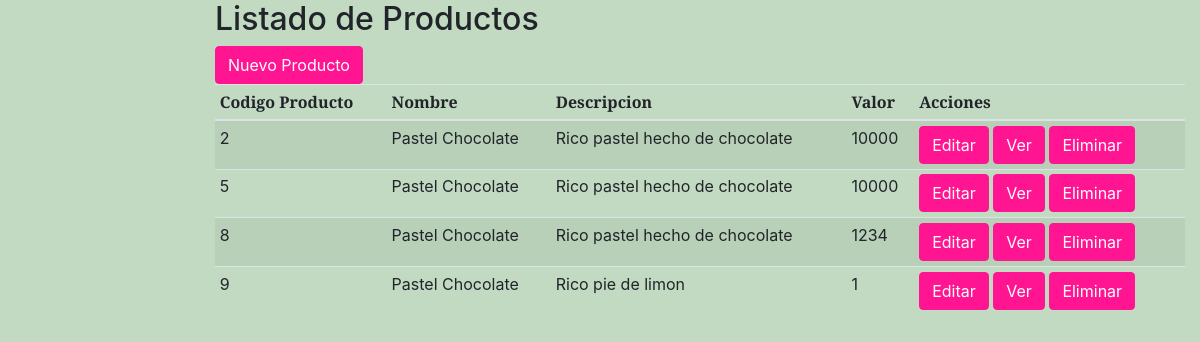
Page /producto/ on the earlier database version.
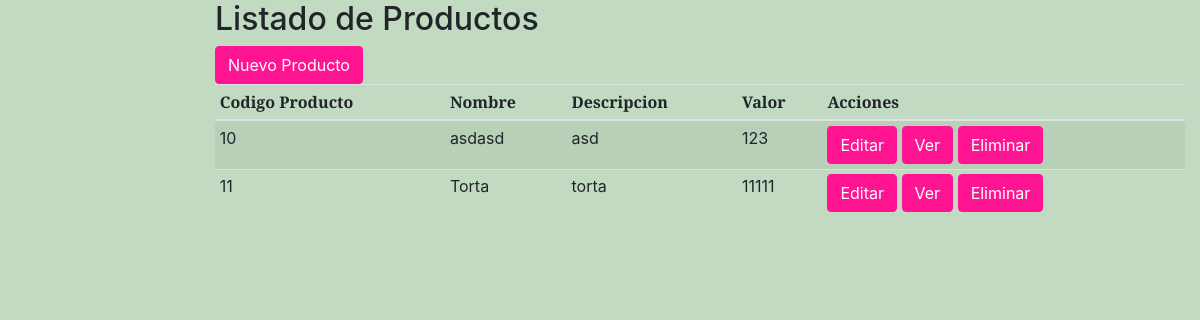
Same page on the later database version.
### sitio_web/models.py (models this page shows, shortened)
class Producto(models.Model):
    codigo_producto=models.AutoField(primary_key=True)
    nombre_producto=models.CharField(max_length=100)
    descripcion=models.CharField(max_length=1000)
    valor=models.IntegerField()

### sitio_web/views.py (the view)
# urls.py: path('producto/', views.ProductoListView.as_view(), name = 'productos'), # Listado de productos
class ProductoListView(generic.ListView):
    model = Producto
    paginate_by = 30

### sitio_web/templates/sitio_web/producto_list.html (shortened to what this page needs)
{% extends "base_crud.html" %}
{% block content%}
<h2>Listado de Productos</h2>
<a class="btn btn-primary" href="{% url 'producto_create' %}" role="button">Nuevo Producto</a>
<div class="table-responsive">
<table class="table table-striped table-sm">
    <thead>
    <tr>
        <th>Codigo Producto</th>
        <th>Nombre</th>
        <th>Descripcion</th>
        <th>Valor</th>
        <th>Acciones</th>
    </tr>
    </thead>
    <tbody>
    {% for producto in producto_list %}
    <tr>
        <td>{{producto.codigo_producto}}</td>
        <td>{{producto.nombre_producto}}</td>
        <td>{{producto.descripcion}}</td>
        <td>{{producto.valor}}</td>
        <td>
            <a class="btn btn-primary" href="{{producto.codigo_producto}}/update" role="button">Editar</a>
		    <a class="btn btn-primary" href="{{producto.codigo_producto}}" role="button">Ver</a>
			<a class="btn btn-primary" href="{{producto.codigo_producto}}/delete" role="button">Eliminar</a>
        </td>
    </tr>
    {% endfor %}
    </tbody>
</table>
</div>
{%endblock%}

### sitio_web/templates/base_crud.html (shortened to what this page needs)
<!DOCTYPE html>
<head>
    {% load static %}
    <link href="https://cdnjs.cloudflare.com/ajax/libs/magnific-popup.js/1.1.0/magnific-popup.min.css" rel="stylesheet" />
    <link href="{% static 'css/styles.css' %}" rel="stylesheet" />
</head>
<body class="crud-bg">
    <div class="container-fluid">
        <div class="row">
            <div class="col-sm-2">
            </div>
            <div class="col-sm-10 ">
            {% block content %}{% endblock %}
            </div>
          </div>
    </div>
</body>

Differences in the rows shown:
removed Producto: codigo_producto "2", nombre_producto "Pastel Chocolate", descripcion "Rico pastel hecho de chocolate", valor "10000"
removed Producto: codigo_producto "5", nombre_producto "Pastel Chocolate", descripcion "Rico pastel hecho de chocolate", valor "10000"
removed Producto: codigo_producto "8", nombre_producto "Pastel Chocolate", descripcion "Rico pastel hecho de chocolate", valor "1234"
removed Producto: codigo_producto "9", nombre_producto "Pastel Chocolate", descripcion "Rico pie de limon", valor "1"
added Producto: codigo_producto "10", nombre_producto "asdasd", descripcion "asd", valor "123"
added Producto: codigo_producto "11", nombre_producto "Torta", descripcion "torta", valor "11111"
